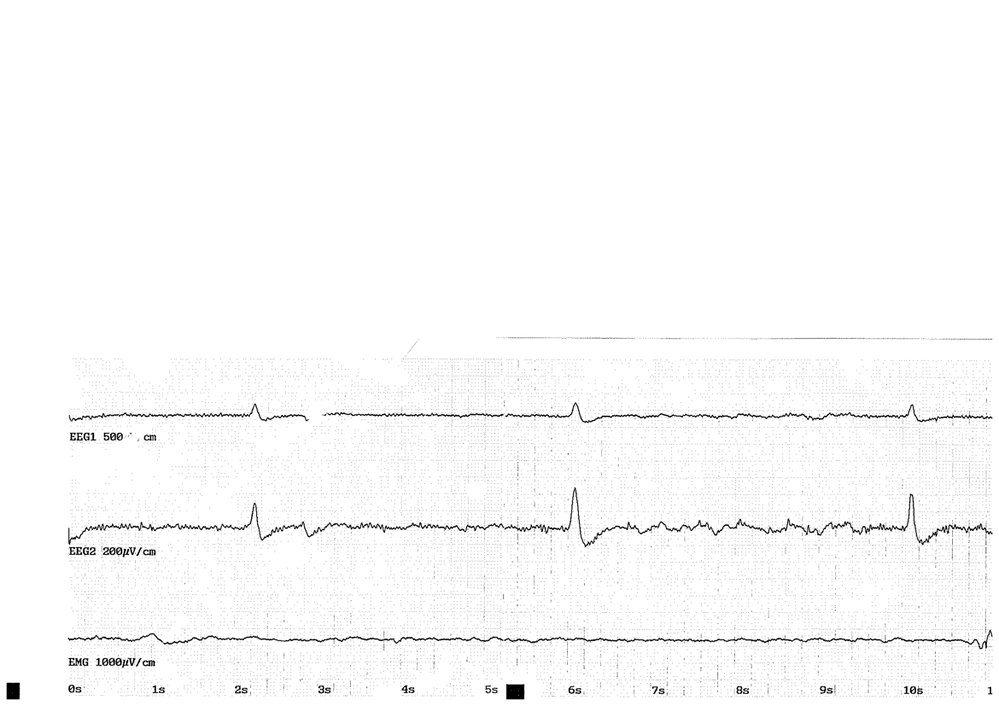
#> input picture data/scan1.png, 999 x 706 px, shrunk from 1170 x 827 before the run, found by its file name
$ python reader.py
#> lines starting #> are read from the running program, lines starting #| are printed output that depends on the picture; after the words box and inside, x2 and y2 are one past the last pixel; in counts of white or black regions, pixels touching at a corner belong together
import typing as tp
import pathlib
import dataclasses
import collections
import itertools
import enum

import cv2
import imutils
import numpy as np

import shapely.geometry

import matplotlib.pyplot as plt


class colors(enum.Enum):

    BLUE = (255, 0, 0)
    GREEN = (0, 255, 0)
    RED = (0, 0, 255)

    @property
    def bgr(self):
        return self.value

    def dist(self, other) -> float:
        return np.linalg.norm(np.array(self.value) - other)


@dataclasses.dataclass
class Line:
    """Oriented Lines in R^2. """

    a: float
    b: float
    c: float

    def __post_init__(self):
        if self.a == self.b == 0:
            raise ValueError("Parameters 'a' and 'b' cannot both be zero.")

        # Normalize -- Two lines are the same if parameters are the same up to
        # a _positive_ scaling factor, left side is positive

        norm = np.linalg.norm(dataclasses.astuple(self)[:2])
        self.a = self.a / norm
        self.b = self.b / norm
        self.c = self.c / norm

    def __call__(self, point) -> float:
        x, y = point
        return self.a * x + self.b * y + self.c

    def __neg__(self) -> "Line":
        return self.__class__(-self.a, -self.b, -self.c)

    # [8 lines left out: function parallel_line, not called in this run]

    def orthogonal_line(self, point) -> "Line":
        """Returns the orthogonal line passing through (x, y). """

        x, y = point
        a, b, c = dataclasses.astuple(self)

        # Orientation consistent with cross-product with pos. z-axis
        return self.__class__(-b, a, -a * y + b * x)

    def project_point(self, point):
        orth = self.orthogonal_line(point)
        return self ^ orth

    def get_line_segment(self, image):
        """ Returns the line segment that intersects the image. """

        # TODO: Fix for when line more closely aligns with y-axis
        m, n = image.shape[:2]
        a, b, c = dataclasses.astuple(self)
        x0, y0 = (0, int(-c/b))
        x1, y1 = (n, int(-(a*n + c)/b))
        return ((x0, y0), (x1, y1))

    def __add__(self, other):
        a, b, c = dataclasses.astuple(self)
        return self.__class__(a, b, c + float(other))

    def __sub__(self, other):
        a, b, c = dataclasses.astuple(self)
        return self.__class__(a, b, c - float(other))

    def __ge__(self, point):
        return self(point) <= 0

    def __le__(self, point):
        return self(point) >= 0

    def __gt__(self, point):
        return self(point) < 0

    def __lt__(self, point):
        return self(point) > 0

    def __xor__(self, other):
        # Intersect
        A = np.vstack((dataclasses.astuple(self),
                       dataclasses.astuple(other)))

        x = np.linalg.solve(A[:, :2], -A[:, 2])
        return x


@dataclasses.dataclass
class Reader:
    color_to_grayscale: int = cv2.COLOR_BGR2GRAY
    grayscale_to_color: int = cv2.COLOR_GRAY2BGR

    blur_kernel_size: tp.Tuple[int, int] = (3, 3)
    blur_dist: int = 0

    morph_kernel = np.ones((3, 3))
    morph_num_iter = 1

    thresh_val = 130
    thresh_maxval = 255

    contour_mode: int = cv2.RETR_EXTERNAL       # Retreive only the external contours
    contour_method: int = cv2.CHAIN_APPROX_TC89_L1      # Apply a flavor of the Teh Chin chain approx algo

    draw_binary: bool = True
    draw_contours: bool = True
    draw_axis: bool = True

    marker_min_aspect = 0.5
    marker_min_area = 100
    marker_max_value = 100

    rectangle_approx_tol = 0.04

    resample_x_max = 1.8
    resample_y_max = 0.8
    resample_step_x = 1/1000
    resample_step_y = 1/1000

    def get_image_moment(self, order: int = 1):
        image = self.image
        if len(image.shape) > 2:
            image = np.mean(image, axis=2)

        m, n = image.shape
        v = np.mean(image)
        x0 = np.mean(image * np.arange(n)**order) / v
        y0 = np.mean(image * np.arange(m)[:, np.newaxis]**order) / v
        return (x0, y0)

    def get_axis(self, rectangles: tp.List[np.ndarray]):
        rectangles = [r.reshape(-1, 2) for r in rectangles]

        # First get best line fitting the marker centres
        centres = [r.mean(axis=0) for r in rectangles]
        A = np.ones((len(rectangles), 3))
        for i, c in enumerate(centres):
            A[i, 1:] = c

        # Best line coeeficients from the approximate null-vector
        svd = np.linalg.svd(A)
        c, a, b = svd[-1][-1, :]
        centreline = Line(a, b, c)

        # Obtain a better fit using all four vertices of the rectangles
        B = np.zeros((4*len(rectangles), 4))
        for (i, rect) in enumerate(rectangles):
            # Insert rectangle vertices
            B[4 * i: 4*i + 4, 2:] = rect
            for j, pt in enumerate(rect):
                # Constant coefficients
                B[4*i + j, int(centreline <= pt)] = 1

        svd = np.linalg.svd(B)
        c, d, a, b = svd[-1][-1, :]

        # Equation for x-axis -- best fit for centreline
        # x_axis = Line(a, b, (c + d)/2)
        x_axis = Line(a, b, c)      # Why not (c + d) / 2

        # Get image gentroid and orient the line
        image_centre = self.get_image_moment(order=1)
        if x_axis >= image_centre:
            x_axis = -x_axis

        # Place a preliminary y-axis
        y_axis_prelim = x_axis.orthogonal_line(image_centre)

        # Place origin on the first marker along the oriented x-axis
        origin = sorted(centres, key=y_axis_prelim)[0]
        y_axis = x_axis.orthogonal_line(origin)

        self.axis = (x_axis, y_axis)
        self.scale = np.linalg.norm(centres[1] - centres[0])

    def match_contours(self,
                       match_types: tp.List[str],
                       contours: tp.List[np.ndarray] = None):
        """Iterate over the contours and apply a classifying function to each contour.

        Return a dictionary of the matches with the match type as key. There can only
        be one matchtype per contour.
        """
        contours = contours or self.get_contours()

        matchers = {type: getattr(self, f"match_{type}") for type in match_types}
        matches = collections.defaultdict(list)

        for c in contours:
            for match_type, matcher in matchers.items():
                match_result = matcher(c)
                if match_result is not None:
                    matches[match_type].append(match_result)
                    break

        return matches

    def match_rectangle(self, c: np.ndarray):
        """If `c` can be approximated by a square, return an approximation."""
        perimeter = cv2.arcLength(c, True)

        # create a closed polygonal approximation to `c` with the distance between them
        # less than `epsilon*perimeter`.
        approx = cv2.approxPolyDP(c, self.rectangle_approx_tol*perimeter, True)

        if len(approx) == 4:
            angles = angles_in_contour(approx)
            # Check angles for rectangle
            if max(abs(angles - np.pi/2)) < 0.1  * np.pi:
                return approx

    def match_marker(self, c: np.ndarray) -> np.ndarray:
        """Return rectange if it matches a square marker on the paper strip."""
        rectangle = self.match_rectangle(c)

        if (rectangle is not None
                and rectangle_aspect(rectangle) > self.marker_min_aspect
                and self.get_contour_area(rectangle) > self.marker_min_area
                and self.get_contour_mean_value(rectangle) < self.marker_max_value):
            return rectangle

    def match_graph_candidate(self, c: np.ndarray) -> np.ndarray:
        """Return contour if it is poorly approximated by a circle."""
        perimeter = cv2.arcLength(c, True)
        pg = shapely.geometry.Polygon(c.reshape(-1, 2))
        rel_area = 4 * pg.area / perimeter**2
        if rel_area < 0.1:
            return c

    def get_contour_area(self, c):
        return cv2.contourArea(c)
        # pg = shapely.geometry.Polygon(c.reshape(-1, 2))
        # return pg.area

    def get_contour_interior(self, c):
        c = c.reshape(-1, 2)
        x0, y0 = c.min(axis=0)
        x1, y1 = c.max(axis=0)

        pg = shapely.geometry.Polygon(c)

        pixels = indices_in_window(x0, y0, x1, y1)
        inside = [i for (i, pix) in enumerate(pixels)
                  if pg.contains(shapely.geometry.Point(pix))]

        interior = pixels[inside]
        return interior

    def get_contour_mean_value(self, c):
        I, J = self.get_contour_interior(c).T
        mean_value = self.image_orig[J, I].mean()
        return mean_value

    # [4 lines left out: function get_contour_max_value, not called in this run]

    def load_image(self, filepath: pathlib.Path) -> None:
        self.filepath = filepath
        self.image_orig = cv2.imread(str(filepath))
#> self.image_orig is the input picture: shape (706, 999, 3); min 0, max 255, mean 250.9
        self.reset_image()      # Copy image
        self.axis = None
        self.scale = None

    def reset_image(self) -> None:
        self.image = self.image_orig.copy()

    def bgr_to_gray(self) -> None:
        """Convert image to greyscale."""
        self.image = cv2.cvtColor(self.image, self.color_to_grayscale)

    def gray_to_bgr(self):
        self.image = cv2.cvtColor(self.image, self.grayscale_to_color)

    def threshold(self, thresh_val: float = None) -> None:
        """Apply a fixed level threshold to each pixel.

        dst(x, y) = maxval if src(x, y) > thresh_val else 0

        thresh_val is set from the image histogram using Otsu's binarisation, assuming the image
        histogram is bimodal.

        It is recommended to blur the image before binarisation.
        """
        _, self.image = cv2.threshold(self.image, 0, 255, cv2.THRESH_BINARY + cv2.THRESH_OTSU)

    def blur(self, kernel_size=None):
        kernel_size = kernel_size or self.blur_kernel_size
        self.image = cv2.blur(self.image, self.blur_kernel_size, self.blur_dist)

    # [25 lines left out: functions morph, close, not called in this run]

    def invert(self) -> None:
        """Invert a binary greyscale image."""
        self.image = self.thresh_maxval - self.image
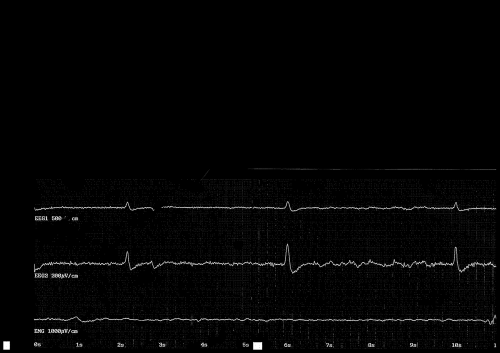
#> self.image: shape (706, 999) (shown at 1/2 size); min 0, max 255, mean 4.1

    def get_contours(self, min_size: int = 6) -> tp.List[np.ndarray]:
        """Find contours in a binary image."""
        contours = cv2.findContours(self.image, self.contour_mode, self.contour_method)
        contours = imutils.grab_contours(contours)
        contours = list(filter(lambda c: c.size > min_size, contours))

        return contours

    def filter_contours(self, contours):
        """Keep only the pixels inside the contours """

        shape = (m, n) = self.image.shape[:2]
        image_filter = np.zeros(shape, dtype=self.image.dtype)
        image_filter = cv2.drawContours(image_filter, contours, -2, 255, cv2.FILLED)

        self.image = np.fmin(self.image, image_filter)

    def resample(self):
        x_axis, y_axis = self.axis
        origin = x_axis ^ y_axis
        a = x_axis ^ (y_axis - self.scale * self.resample_x_max)
        b = (x_axis - self.scale * self.resample_y_max) ^ y_axis

        n_x = int(self.resample_x_max / self.resample_step_x)
        n_y = int(self.resample_y_max / self.resample_step_y)

        # Get the coordinates defining affine transform
        source_pts = np.array([origin, a, b], dtype="float32")
        target_pts = np.array([[0,n_y], [n_x, n_y], [0, 0]], dtype="float32")
        mapping = cv2.getAffineTransform(source_pts, target_pts)

        self.image = cv2.warpAffine(self.image, mapping, (n_x, n_y))

    def image_to_point_cloud(self):
        I, x = np.where(self.image)
        y = self.image.shape[0] - I - 1
        return np.hstack((x.reshape(-1,1), y.reshape(-1,1)))

    def draw(self, features, image=None):
        image_draw = image if image is not None else self.image_orig.copy()
        color_iterator = itertools.cycle(colors)
        lw = 1

        if self.axis:
            color = next(color_iterator)
            x_axis, y_axis = self.axis

            pt0, pt1 = x_axis.get_line_segment(image_draw)
            cv2.line(image_draw, pt0, pt1, color.bgr, lw)


            pt0, pt1 = y_axis.get_line_segment(image_draw)
            cv2.line(image_draw, pt0, pt1, color.bgr, lw)

            pt0, pt1 = (y_axis -self.scale * self.resample_x_max).get_line_segment(image_draw)
            cv2.line(image_draw, pt0, pt1, color.bgr, lw)

            pt0, pt1 = (x_axis -self.scale * self.resample_y_max).get_line_segment(image_draw)
            cv2.line(image_draw, pt0, pt1, color.bgr, lw)

            x0, y0 = self.get_image_moment()
            cv2.circle(image_draw, (int(x0), int(y0)),  5, color.bgr)
            cv2.circle(image_draw, (int(x0), int(y0)), 25, color.bgr)

        for contours in features.values():
            color = next(color_iterator)
            image_draw = cv2.drawContours(image_draw, contours, -2, color.bgr, lw)

        cv2.imshow("Image", image_draw)
        cv2.waitKey(0)

    def plot(self, image=None):
        fig, ax = plt.subplots(1)
        if image is None:
            _image = self.image
        else:
            _image = image

        ax.imshow(_image, "gray")
        plt.show()
        plt.close(fig)

    def show(self):
        cv2.imshow("Current image", self.image)
        cv2.waitKey(0)

    def read_image(self, filepath: pathlib.Path):
        self.load_image(filepath)
        self.show()

        # Try to find the black markers in a fairly sharp image
        # First convert to binary grayscale image and convert
        self.bgr_to_gray()
        self.invert()
        self.blur(3)

        # self.image = cv2.equalizeHist(self.image)       # Works wonders for low quality?

        self.threshold()
#> in threshold, `_, self.image = cv2.threshold(self.image, 0, 255, cv2.THRESH_BINARY + ..`:
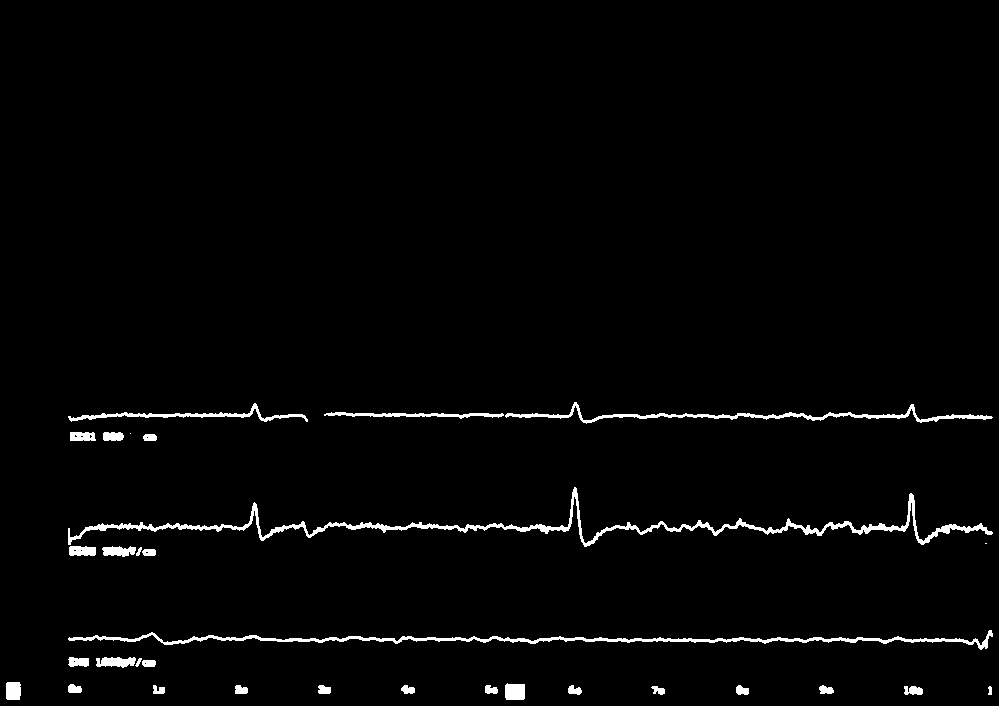
#> self.image: shape (706, 999); 2% white; 32 white regions (2 under 20 px), largest, box (x1, y1, x2, y2) and area: (68, 487, 993, 547) 4599, (68, 630, 993, 650) 3072, (505, 402, 993, 424) 1723

        horizontal = self.image.copy()

        structuring_element = cv2.getStructuringElement(cv2.MORPH_RECT, (4, 4))
        horizontal = cv2.erode(horizontal, structuring_element)
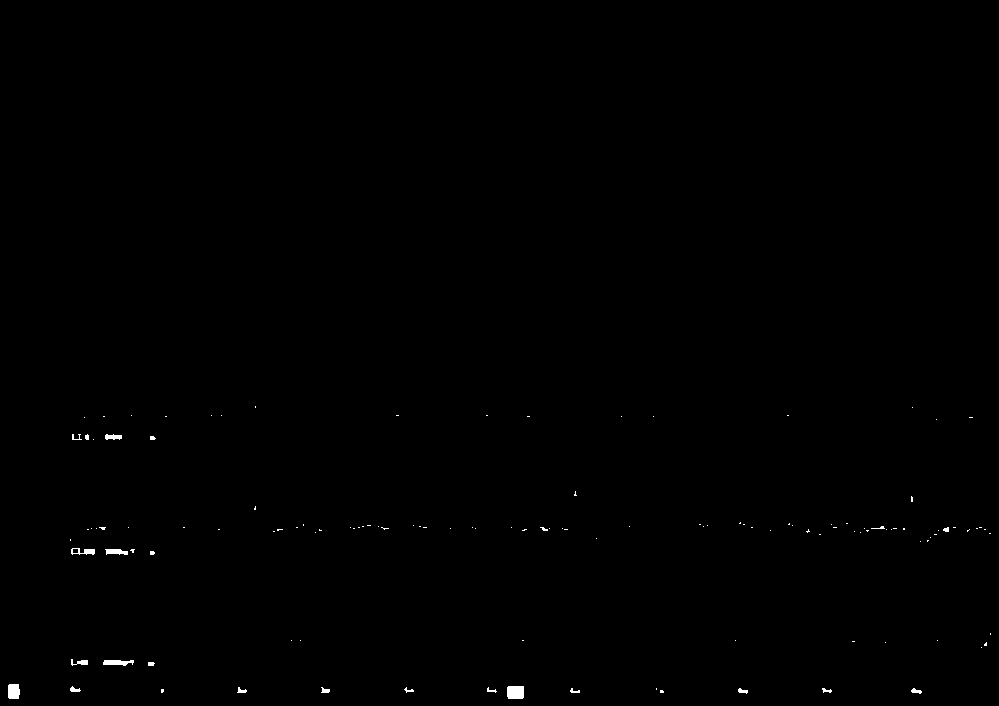
#> horizontal: shape (706, 999); 0.23% white; 125 white regions (103 under 20 px), largest, box (x1, y1, x2, y2) and area: (507, 686, 524, 699) 217, (8, 684, 20, 699) 169, (103, 660, 134, 666) 136
        horizontal = cv2.dilate(horizontal, structuring_element)
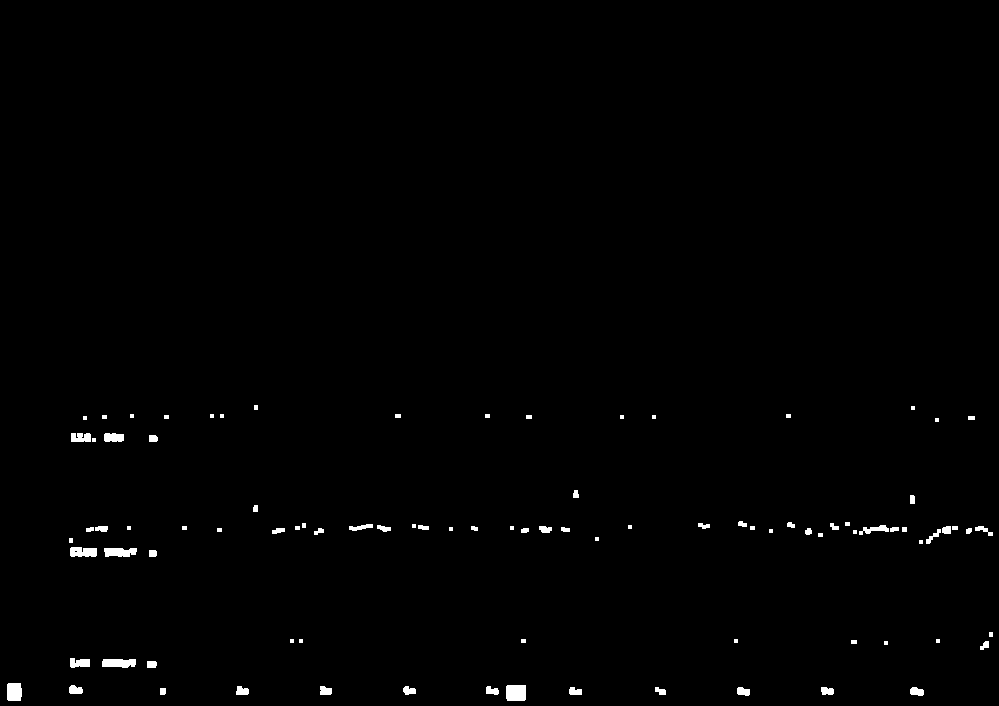
#> horizontal: shape (706, 999); 0.73% white; 92 white regions (23 under 20 px), largest, box (x1, y1, x2, y2) and area: (506, 685, 526, 701) 316, (102, 659, 136, 668) 265, (7, 683, 22, 701) 259

        # 1. Extract edges
        edges = cv2.adaptiveThreshold(horizontal, 255, cv2.ADAPTIVE_THRESH_MEAN_C, cv2.THRESH_BINARY, 3, -2)
#> edges: shape (706, 999); 0.36% white in thin lines or dots, all inside (x1, y1, x2, y2) = (7, 405, 993, 701)

        # 2. Dilate edges
        kernel = np.ones((2, 2))
        edges = cv2.dilate(edges, kernel)
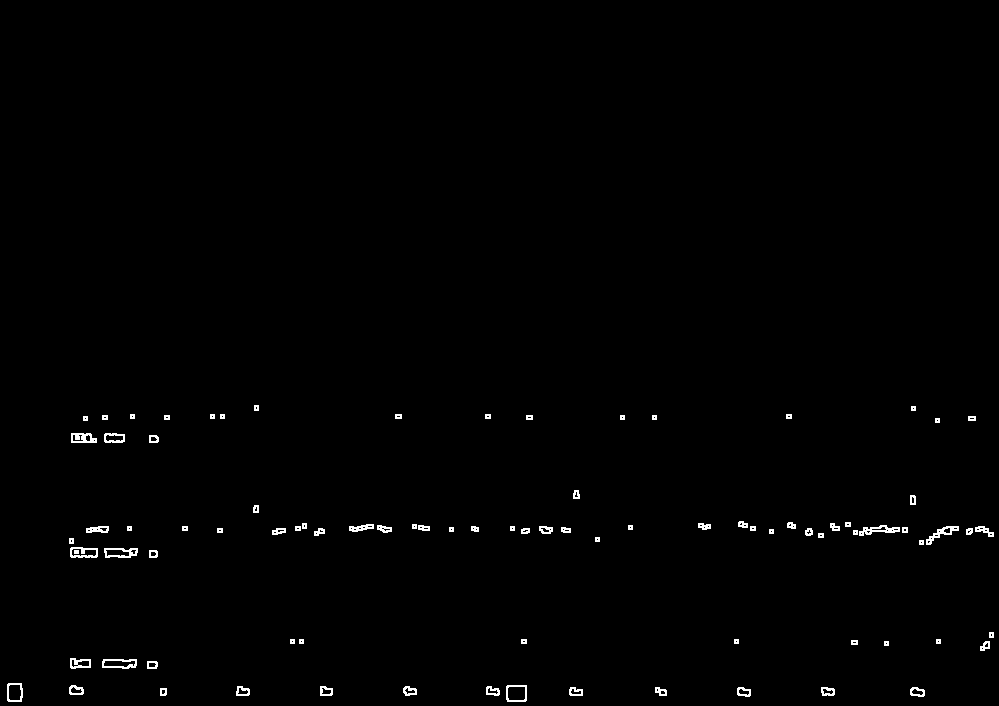
#> edges: shape (706, 999); 0.72% white in thin lines or dots, all inside (x1, y1, x2, y2) = (7, 405, 994, 702)

        # 3. src.copyTo(smooth)
        smooth = horizontal.copy()

        # 4. blur smooth img
        smooth = cv2.blur(smooth, (2, 2))

        # 5 smooth.copyTo(src, edges)
        # src, mask, dst -> dst
        cv2.copyTo(smooth, horizontal, edges)       # I think this is right
#> edges: shape (706, 999); 0.42% of pixels changed, all inside (x1, y1, x2, y2) = (7, 405, 993, 701)
#> (the rest of the program and of its run is left out)
